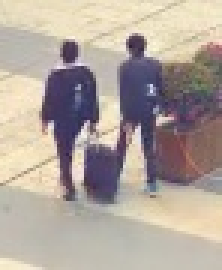
#> input picture images/04-12-20-13-39107.jpg, 74 x 90 px, given in place of 04_Primary_School.mp4, which was not available (shown 3 times larger)
$ python GMM.py
#> lines starting #> are read from the running program, lines starting #| are printed output that depends on the picture; after the words box and inside, x2 and y2 are one past the last pixel; in counts of white or black regions, pixels touching at a corner belong together; pictures that were not available may be replaced by others from this repository, and a replacement may not be noted
import cv2,time
import numpy as np


#经典的测试视频
cap = cv2.VideoCapture('/Users/livion/Documents/test_videos/Panda/4k/04_Primary_School.mp4')
#形态学操作需要使用
kernel = cv2.getStructuringElement(cv2.MORPH_ELLIPSE,(3,3))
#创建混合高斯模型用于背景建模
fgbg = cv2.createBackgroundSubtractorMOG2()
start_time = time.time()
counter = 0
dilate = True
dilate_size = 0
save = False
save_path = '/Users/livion/Documents/test_videos/partitionsPY'
fps = cap.get(cv2.CAP_PROP_FPS) #视频平均帧率
print("视频平均帧率",fps)


def partitions(img: cv2.Mat,x,y,w,h):
    x = 0 if x < 0 else x
    y = 0 if y < 0 else y
    w = img.shape[1] - x if x + w > img.shape[1] else w
    h = img.shape[0] - y if y + h > img.shape[0] else h
    sub_image = img[y:y+h, x:x+w]
    return sub_image


while(True):
    ret, frame = cap.read()
#> frame is the input picture: shape (90, 74, 3); mean B, G, R 156, 164.5, 175.9
    # frame = cv2.resize(frame, (640, 640), interpolation=cv2.INTER_CUBIC)  # 窗口大小
    fgmask = fgbg.apply(frame)
#> fgmask: shape (90, 74); every value is 127
    if ret == False:
        break
    #形态学开运算去噪点
    fgmask = cv2.morphologyEx(fgmask, cv2.MORPH_OPEN, kernel)
    #寻找视频中的轮廓
    contours, hierarchy = cv2.findContours(fgmask, cv2.RETR_EXTERNAL, cv2.CHAIN_APPROX_NONE)
#> contours = 1 contour; box (x1, y1, x2, y2) and area: (0, 0, 74, 90) 6497

    index = 0
    mask = np.zeros_like(frame)
    for con in contours:
        #计算各轮廓的周长
        perimeter = cv2.arcLength(con,True)
        if perimeter > 100:
            #找到一个直矩形（不会旋转）
            x,y,w,h = cv2.boundingRect(con)
            mask[y:y+h, x:x+w] = frame[y:y+h, x:x+w]
            #画出这个矩形
            if dilate:
                x = x - dilate_size if x - dilate_size > 0 else 0
                y = y - dilate_size if y - dilate_size > 0 else 0
                w = w + 2*dilate_size if w + dilate_size < frame.shape[1] else frame.shape[1]
                h = h + 2*dilate_size if h + dilate_size < frame.shape[0] else frame.shape[0]
                if not save: cv2.rectangle(frame,(x,y),(x+w,y+h),(19,33,207),2)
            else:
                if not save: cv2.rectangle(frame,(x,y),(x+w,y+h),(19,33,207),2)
            if save:
                save_name = 'image' + str(counter) + '_' + str(index) + '.jpg'
                sub_image = partitions(frame, x,y,w,h)
                path_name = save_path + '/' + save_name
                cv2.imwrite(path_name,sub_image)
                index += 1
#> this loop made 1 pass
#> perimeter on pass 1: 324
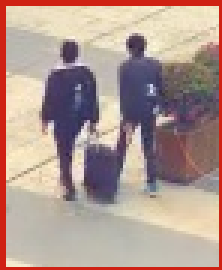
#> frame: shape (90, 74, 3) (shown 3 times larger); 7.25% of pixels changed, all inside (x1, y1, x2, y2) = (0, 0, 74, 90)
#> after the loop, index = 0

    counter += 1
    if (time.time() - start_time) != 0:  # 实时显示帧数
        cv2.putText(frame, "FPS {0}".format(float('%.1f' % (1 / (time.time() - start_time)))), (30, 50), cv2.FONT_HERSHEY_SIMPLEX, 1, (0, 0, 255),2)
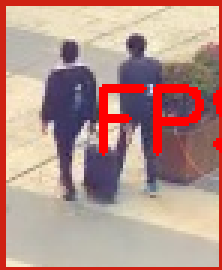
#> frame: shape (90, 74, 3) (shown 3 times larger); 4.86% of pixels changed, all inside (x1, y1, x2, y2) = (33, 28, 74, 52)

    cv2.imshow('mask',mask)
    cv2.imshow('frame',frame)
    # cv2.imshow('fgmask', fgmask)


    #计时器
    print("FPS: ", 1 / (time.time() - start_time))
    start_time = time.time()

    k = cv2.waitKey(150) & 0xff
#> (key Esc is pressed here)
    if k == 27:
        break

cap.release()
cv2.destroyAllWindows()

$ run again, on images/04-12-20-13-3921.jpg
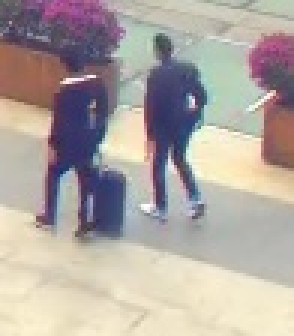
#> input picture images/04-12-20-13-3921.jpg, 98 x 112 px, given in place of 04_Primary_School.mp4, which was not available (shown 3 times larger)
#> frame is the input picture: shape (112, 98, 3); mean B, G, R 161.3, 166.8, 175.8
#> fgmask: shape (112, 98); every value is 127
#> contours = 1 contour; box (x1, y1, x2, y2) and area: (0, 0, 98, 112) 10767
#> the loop `for con in contours:` made 1 pass
#> perimeter on pass 1: 416
#> after the loop `for con in contours:`:
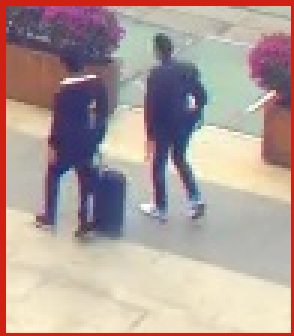
#> frame: shape (112, 98, 3) (shown 3 times larger); 5.66% of pixels changed, all inside (x1, y1, x2, y2) = (0, 0, 98, 112)
#> after the loop `for con in contours:`: index = 0
#> `cv2.putText(frame, "FPS {0}".format(float('%.1f' % (1 / (time.time() -..`:
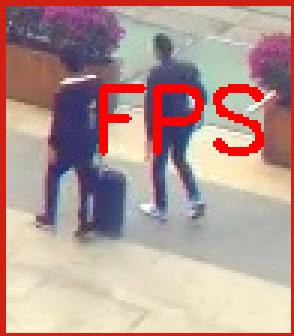
#> frame: shape (112, 98, 3) (shown 3 times larger); 4.24% of pixels changed, all inside (x1, y1, x2, y2) = (33, 28, 88, 52)

$ run again, on images/04-12-20-13-40176.jpg
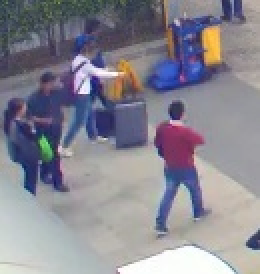
#> input picture images/04-12-20-13-40176.jpg, 130 x 137 px, given in place of 04_Primary_School.mp4, which was not available (shown 2 times larger)
#> frame is the input picture: shape (137, 130, 3); mean B, G, R 145.5, 134.6, 136.6
#> fgmask: shape (137, 130); every value is 127
#> contours = 1 contour; box (x1, y1, x2, y2) and area: (0, 0, 130, 137) 17544
#> the loop `for con in contours:` made 1 pass
#> perimeter on pass 1: 530
#> after the loop `for con in contours:`:
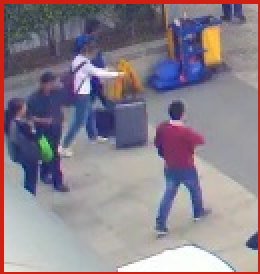
#> frame: shape (137, 130, 3) (shown 2 times larger); 4.45% of pixels changed, all inside (x1, y1, x2, y2) = (0, 0, 130, 137)
#> after the loop `for con in contours:`: index = 0
#> `cv2.putText(frame, "FPS {0}".format(float('%.1f' % (1 / (time.time() -..`:
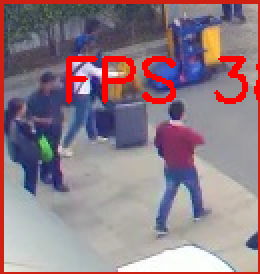
#> frame: shape (137, 130, 3) (shown 2 times larger); 3.7% of pixels changed, all inside (x1, y1, x2, y2) = (33, 28, 130, 52)

$ run again, on images/04-12-20-13-40178.jpg
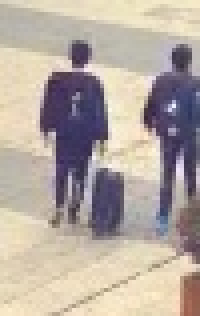
#> input picture images/04-12-20-13-40178.jpg, 50 x 79 px, given in place of 04_Primary_School.mp4, which was not available (shown 4 times larger)
#> frame is the input picture: shape (79, 50, 3); mean B, G, R 160.7, 169.2, 180.7
#> fgmask: shape (79, 50); every value is 127
#> contours = 1 contour; box (x1, y1, x2, y2) and area: (0, 0, 50, 79) 3822
#> the loop `for con in contours:` made 1 pass
#> perimeter on pass 1: 254
#> after the loop `for con in contours:`:
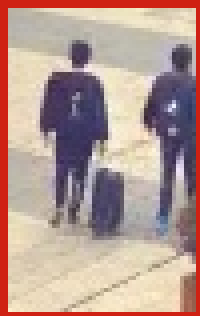
#> frame: shape (79, 50, 3) (shown 4 times larger); 9.57% of pixels changed, all inside (x1, y1, x2, y2) = (0, 0, 50, 79)
#> after the loop `for con in contours:`: index = 0
#> `cv2.putText(frame, "FPS {0}".format(float('%.1f' % (1 / (time.time() -..`:
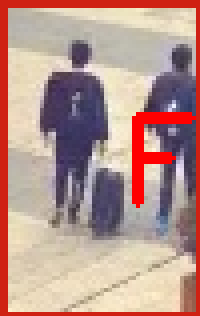
#> frame: shape (79, 50, 3) (shown 4 times larger); 3.24% of pixels changed, all inside (x1, y1, x2, y2) = (33, 28, 49, 52)
